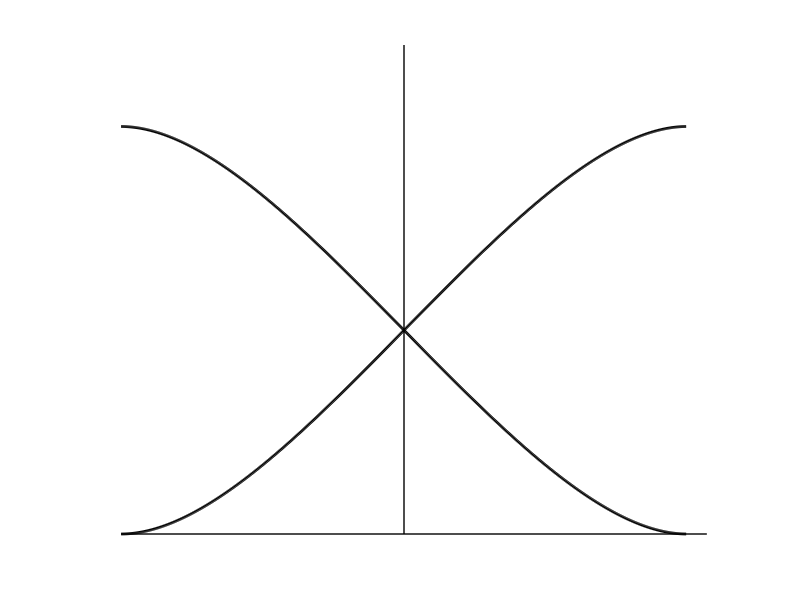
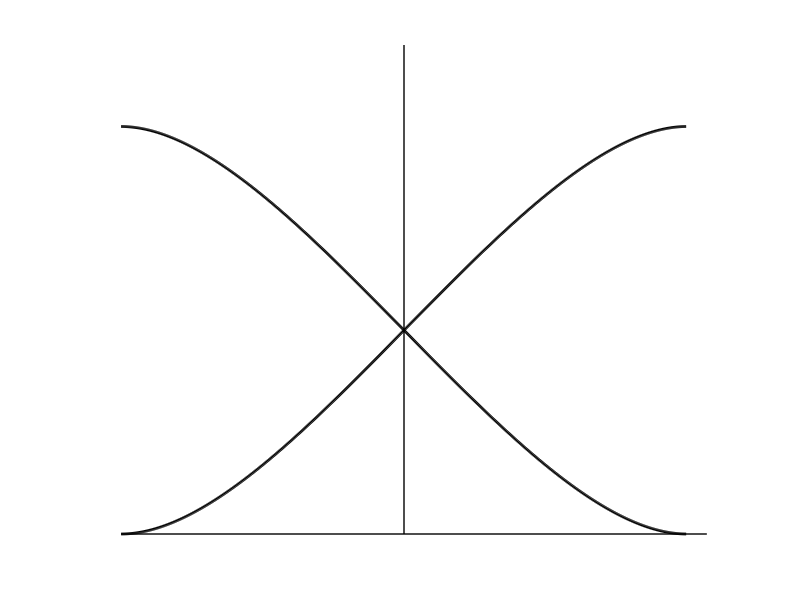

The MATLAB script that drew these images, in order:
clf
hold on
I=0.01;
VGS=3;
Vt=1;

iDSa=@(vd) I+(2.*I)./(VGS-Vt).*sqrt(1-vd.^2./(4.*(VGS-Vt).^2)).*(vd./2);
iDSb=@(vd) I-(2.*I)./(VGS-Vt).*sqrt(1-vd.^2./(4.*(VGS-Vt).^2)).*(vd./2);


vd=-sqrt(2)*(VGS-Vt):0.01:sqrt(2)*(VGS-Vt);
plot(vd,iDSa(vd),"linewidth",2,"color","black")
plot(vd,iDSb(vd),"linewidth",2,"color","black")

%axis
plot([-sqrt(2)*(VGS-Vt),sqrt(2)*(VGS-Vt)+0.2],[0,0],"linewidth",1,"color","black")
plot([0,0],[0,2.4*I],"linewidth",1,"color","black")

axis([-3,3.2,0,2.4*I])
axis off
grid off

print -demf differencePairInputVoltageVersusOutputCurrentCurveOctave.emf
print -deps differencePairInputVoltageVersusOutputCurrentCurveOctave.eps
